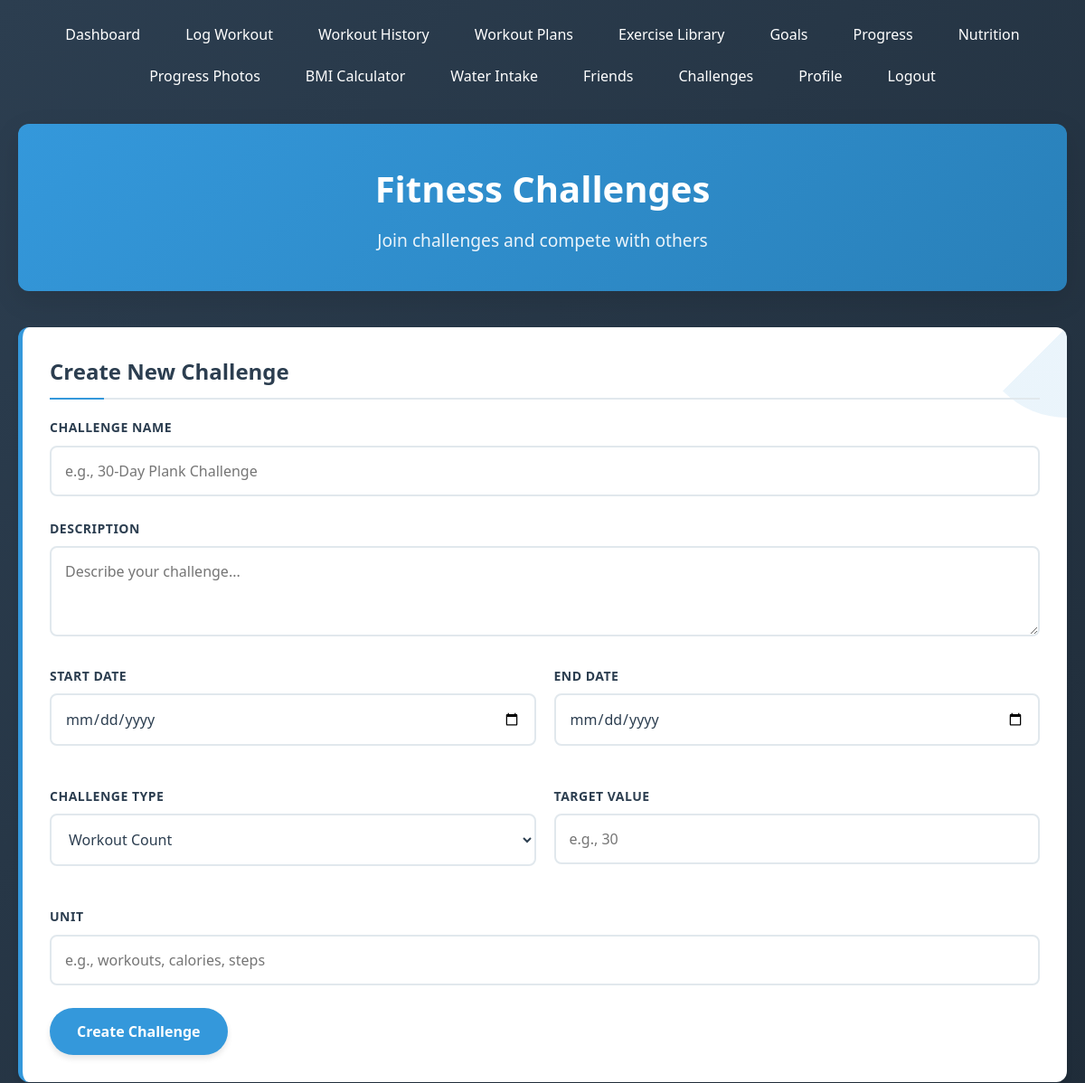
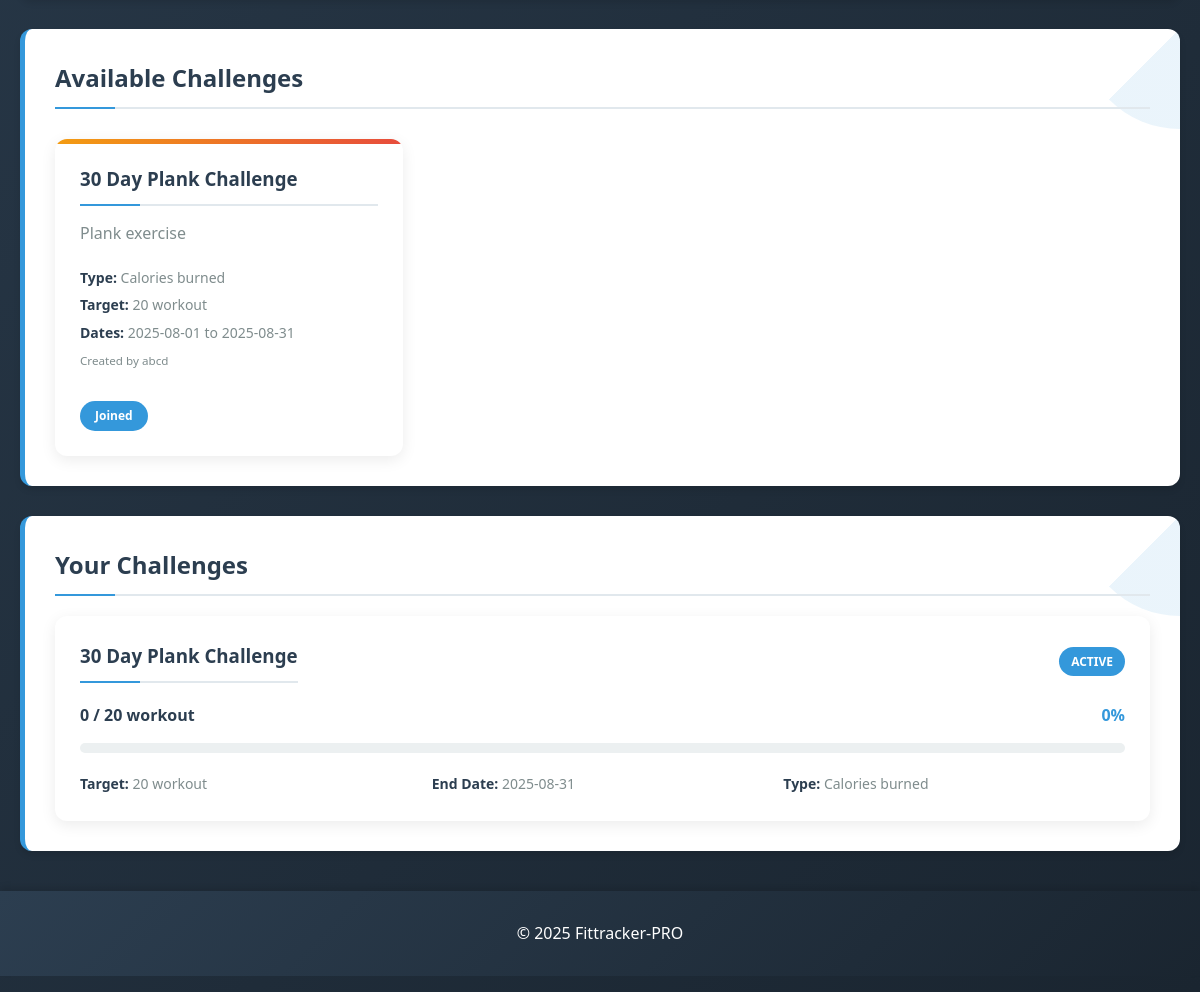
The page /challenges.php (signed in) on the database its author committed (2 pictures, top to bottom).
### tables this page shows
CREATE TABLE `challenges` (
  `id` int(11) NOT NULL,
  `name` varchar(100) NOT NULL,
  `description` text DEFAULT NULL,
  `start_date` date NOT NULL,
  `end_date` date NOT NULL,
  `type` enum('workout_count','calories_burned','steps_count','custom') NOT NULL,
  `target_value` int(11) NOT NULL,
  `unit` varchar(20) NOT NULL,
  `created_by` int(11) NOT NULL,
  `created_at` timestamp NOT NULL DEFAULT current_timestamp()
);

CREATE TABLE `users` (
  `id` int(11) NOT NULL,
  `username` varchar(50) NOT NULL,
  `email` varchar(100) NOT NULL,
  `password` varchar(255) NOT NULL,
  `created_at` timestamp NOT NULL DEFAULT current_timestamp()
);

CREATE TABLE `challenge_participants` (
  `id` int(11) NOT NULL,
  `challenge_id` int(11) NOT NULL,
  `user_id` int(11) NOT NULL,
  `current_value` int(11) DEFAULT 0,
  `joined_at` timestamp NOT NULL DEFAULT current_timestamp()
);

### challenges.php (the view, shortened to what this page needs)
<?php
require_once 'config/db.php';
$user_id = $_SESSION['user_id'];
$stmt = $pdo->prepare("
    SELECT c.*, u.username
    FROM challenges c
    JOIN users u ON c.created_by = u.id
    ORDER BY c.start_date DESC
");
$stmt->execute();
$challenges = $stmt->fetchAll();
$stmt = $pdo->prepare("
    SELECT cp.*, c.name, c.description, c.start_date, c.end_date, c.type, c.target_value, c.unit
    FROM challenge_participants cp
    JOIN challenges c ON cp.challenge_id = c.id
    WHERE cp.user_id = ?
    ORDER BY cp.joined_at DESC
");
$stmt->execute([$user_id]);
$user_challenges = $stmt->fetchAll();
?>
<?php include 'includes/header.php'; ?>
<div class="page-header">
    <h1>Fitness Challenges</h1>
    <p>Join challenges and compete with others</p>
</div>
<div class="card">
    <h2>Create New Challenge</h2>
    <form method="POST">
        <div class="form-group">
            <label>Challenge Name</label>
            <input type="text" name="name" required placeholder="e.g., 30-Day Plank Challenge">
        </div>
        <div class="form-group">
            <label>Description</label>
            <textarea name="description" rows="3" placeholder="Describe your challenge..."></textarea>
        </div>
        <div class="form-row">
            <div class="form-group">
                <label>Start Date</label>
                <input type="date" name="start_date" required>
            </div>
            <div class="form-group">
                <label>End Date</label>
                <input type="date" name="end_date" required>
            </div>
        </div>
        <div class="form-row">
            <div class="form-group">
                <label>Challenge Type</label>
                <select name="type" required>
                    <option value="workout_count">Workout Count</option>
                </select>
            </div>
            <div class="form-group">
                <label>Target Value</label>
                <input type="number" name="target_value" min="1" required placeholder="e.g., 30">
            </div>
        </div>
        <div class="form-group">
            <label>Unit</label>
            <input type="text" name="unit" required placeholder="e.g., workouts, calories, steps">
        </div>
        <button type="submit" class="btn btn-primary">Create Challenge</button>
    </form>
</div>
<div class="card">
    <h2>Available Challenges</h2>
    <?php if (count($challenges) > 0): ?>
        <div class="challenges-grid">
            <?php foreach ($challenges as $challenge): ?>
                <div class="challenge-card">
                    <h3><?php echo htmlspecialchars($challenge['name']); ?></h3>
                    <p><?php echo htmlspecialchars($challenge['description']); ?></p>
                    <div class="challenge-details">
                        <p><strong>Type:</strong> <?php echo ucfirst(str_replace('_', ' ', $challenge['type'])); ?></p>
                        <p><strong>Target:</strong> <?php echo $challenge['target_value']; ?> <?php echo $challenge['unit']; ?></p>
                        <p><strong>Dates:</strong> <?php echo $challenge['start_date']; ?> to <?php echo $challenge['end_date']; ?></p>
                        <p><small>Created by <?php echo $challenge['username']; ?></small></p>
                    </div>
                    <?php
                    $is_participating = false;
                    foreach ($user_challenges as $uc) {
                        if ($uc['challenge_id'] == $challenge['id']) {
                            $is_participating = true;
                            break;
                        }
                    }
                    ?>
                    <?php if ($is_participating): ?>
                        <span class="badge">Joined</span>
                    <?php else: ?>
                        <a href="challenges.php?join=<?php echo $challenge['id']; ?>" class="btn btn-primary">Join Challenge</a>
                    <?php endif; ?>
                </div>
            <?php endforeach; ?>
        </div>
    <?php endif; ?>
</div>
<div class="card">
    <h2>Your Challenges</h2>
    <?php if (count($user_challenges) > 0): ?>
        <div class="user-challenges">
            <?php foreach ($user_challenges as $challenge): ?>
                <?php
                $progress = ($challenge['current_value'] / $challenge['target_value']) * 100;
                $status = 'Active';
                ?>
                <div class="user-challenge">
                    <div class="challenge-header">
                        <h3><?php echo htmlspecialchars($challenge['name']); ?></h3>
                        <span class="status-badge <?php echo strtolower($status); ?>"><?php echo $status; ?></span>
                    </div>
                    <div class="progress-section">
                        <div class="progress-info">
                            <span class="progress-text"><?php echo $challenge['current_value']; ?> / <?php echo $challenge['target_value']; ?> <?php echo $challenge['unit']; ?></span>
                            <span class="progress-percent"><?php echo round(min($progress, 100)); ?>%</span>
                        </div>
                        <div class="progress-bar">
                        </div>
                    </div>
                    <div class="challenge-meta">
                        <p><strong>Target:</strong> <?php echo $challenge['target_value']; ?> <?php echo $challenge['unit']; ?></p>
                        <p><strong>End Date:</strong> <?php echo $challenge['end_date']; ?></p>
                        <p><strong>Type:</strong> <?php echo ucfirst(str_replace('_', ' ', $challenge['type'])); ?></p>
                    </div>
                </div>
            <?php endforeach; ?>
        </div>
    <?php endif; ?>
</div>
<?php include 'includes/footer.php'; ?>

### rows shown on the page
challenges: name "30 Day Plank Challenge", description "Plank exercise", type "Calories burned", target_value "20", unit "workout", start_date "2025-08-01", end_date "2025-08-31", created_by.username "abcd", shows "Joined"
challenge_participants: challenge.name "30 Day Plank Challenge", status "ACTIVE", current_value "0", challenge.target_value "20", challenge.unit "workout", challenge.end_date "2025-08-31", challenge.type "Calories burned"
